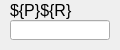
<?xml version="1.0" ?>
<ui version="4.0">
  <class>Dialog</class>
  <widget class="PyDMFrame" name="screen">
    <property name="geometry">
      <rect>
        <x>935</x>
        <y>434</y>
        <width>120</width>
        <height>50</height>
      </rect>
    </property>
    <property name="minimumSize">
      <size>
        <width>120</width>
        <height>50</height>
      </size>
    </property>
    <property name="styleSheet">
      <string notr="true">PyDMFrame#screen {
  color: rgb(0, 0, 0);
  background-color: rgb(187, 187, 187);
  }</string>
    </property>
    <property name="windowTitle">
      <string>nameVal</string>
    </property>
    <layout class="QGridLayout" name="gridLayout" columnstretch="10,100,10" rowstretch="20,20,10">
      <property name="leftMargin">
        <number>0</number>
      </property>
      <property name="topMargin">
        <number>0</number>
      </property>
      <property name="rightMargin">
        <number>0</number>
      </property>
      <property name="bottomMargin">
        <number>0</number>
      </property>
      <property name="horizontalSpacing">
        <number>0</number>
      </property>
      <property name="verticalSpacing">
        <number>0</number>
      </property>
      <item row="1" column="1">
        <widget class="PyDMLineEdit" name="text_entry">
          <property name="geometry">
            <rect>
              <x>10</x>
              <y>20</y>
              <width>100</width>
              <height>20</height>
            </rect>
          </property>
          <property name="sizePolicy">
            <sizepolicy hsizetype="Ignored" vsizetype="Ignored">
              <horstretch>0</horstretch>
              <verstretch>0</verstretch>
            </sizepolicy>
          </property>
          <property name="channel" stdset="0">
            <string>ca://${P}${R}</string>
          </property>
          <property name="toolTip">
            <string>${P}${R}</string>
          </property>
          <property name="font">
            <font>
              <pointsize>12</pointsize>
            </font>
          </property>
          <property name="styleSheet">
            <string notr="true">PyDMLineEdit#text_entry {
  color: rgb(0, 0, 0);
  background-color: rgb(115, 223, 255);
  border: 1px solid black;
  margin: 0px;
  padding: 0px;
  spacing: 0px;
  }</string>
          </property>
        </widget>
      </item>
      <item row="0" column="1">
        <widget class="QLabel" name="text">
          <property name="geometry">
            <rect>
              <x>10</x>
              <y>0</y>
              <width>100</width>
              <height>20</height>
            </rect>
          </property>
          <property name="sizePolicy">
            <sizepolicy hsizetype="Ignored" vsizetype="Ignored">
              <horstretch>0</horstretch>
              <verstretch>0</verstretch>
            </sizepolicy>
          </property>
          <property name="text">
            <string>${P}${R}</string>
          </property>
          <property name="font">
            <font>
              <pointsize>12</pointsize>
            </font>
          </property>
          <property name="brush" stdset="0">
            <brush brushstyle="SolidPattern">
              <color alpha="255">
                <red>0</red>
                <green>0</green>
                <blue>0</blue>
              </color>
            </brush>
          </property>
          <property name="toolTip">
            <string>text</string>
          </property>
          <property name="alignment">
            <set>Qt::AlignLeading|Qt::AlignLeft|Qt::AlignVCenter</set>
          </property>
          <property name="styleSheet">
            <string notr="true">QLabel#text {
  color: rgb(0, 0, 0);
  }</string>
          </property>
        </widget>
      </item>
    </layout>
    <zorder>text_entry</zorder>
    <zorder>text</zorder>
  </widget>
  <customwidgets>
    <customwidget>
      <class>PyDMLineEdit</class>
      <extends>QLineEdit</extends>
      <header>pydm.widgets.line_edit</header>
    </customwidget>
    <customwidget>
      <class>PyDMLabel</class>
      <extends>QLabel</extends>
      <header>pydm.widgets.label</header>
    </customwidget>
    <customwidget>
      <class>PyDMFrame</class>
      <extends>QFrame</extends>
      <header>pydm.widgets.frame</header>
    </customwidget>
  </customwidgets>
</ui>
